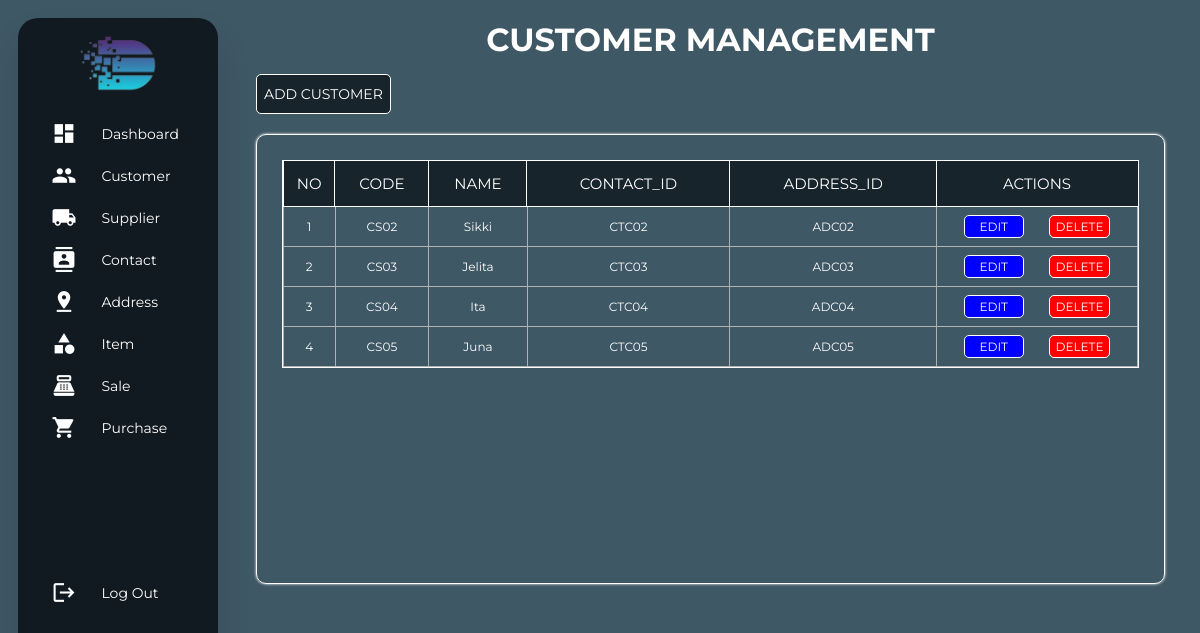
The page /view/viewCustomer.php (signed in) on the database its author committed.
### tables this page shows
CREATE TABLE customer(
    code VARCHAR(100) NOT NULL PRIMARY KEY ,
    name VARCHAR(100) NOT NULL ,
    contact_id VARCHAR(100) NOT NULL ,
    address_id VARCHAR(100) NOT NULL,
    FOREIGN KEY (contact_id) REFERENCES contact(id),
    FOREIGN KEY (address_id) REFERENCES address(id),
    UNIQUE (contact_id, address_id)
)ENGINE InnoDB;

### repository/getAllData.php (called while the page is built, shortened)
<?php
require_once "../model/customerModel.php";
function getAllCustomer(): array
{
    $connection = getConnection();
    $sql = "SELECT * FROM customer";
    $result = $connection ->query($sql);
    $array = [];
    while ($row = $result->fetch())
        $array[] = new Customer(
            code: $row["code"],
            name: $row["name"],
            contact_id: $row["contact_id"],
            address_id: $row["address_id"]
        );
    return $array;
}

### model/customerModel.php (called while the page is built, shortened)
<?php
class Customer
{
    private string $code;
    private string $name;
    private string $contact_id;
    private string $address_id;
    public function __construct(string $code, string $name, string $contact_id, string $address_id)
    {
        $this->code = $code;
        $this->name = $name;
        $this->contact_id = $contact_id;
        $this->address_id = $address_id;
    }
    public function getCode(): string
    {
        return $this->code;
    }
    public function getName(): string
    {
        return $this->name;
    }
    public function getContactId(): string
    {
        return $this->contact_id;
    }
    public function getAddressId(): string
    {
        return $this->address_id;
    }
}

### view/viewCustomer.php (the view, shortened to what this page needs)
<?php
require_once "../repository/getAllData.php";
$data = getAllCustomer();
?>
<!DOCTYPE html>
    <html lang="en">
    <head>
        <link rel="stylesheet" href="../assets/style/styleCustomer.css">
    </head>
    <body>
        <div class="container">
            <div class="navigation">
                <nav class="sidebar">
                    <ul>
                        <li class="logo_app">
                            <img class="text_logo" src="../assets/image/logo.png" alt="text_logo">
                        </li>
                        <li>
                            <a href="viewDashboard.php">
                                <span class="material-icons">dashboard</span>
                                <span class="nav-name">Dashboard</span>
                            </a>
                        </li>
                        <li>
                            <a href="viewCustomer.php">
                                <span class="material-icons">people</span>
                                <span class="nav-name">Customer</span>
                            </a>
                        </li>
                        <li>
                            <a href="viewSupplier.php">
                                <span class="material-icons">local_shipping</span>
                                <span class="nav-name">Supplier</span>
                            </a>
                        </li>
                        <li>
                            <a href="viewContact.php">
                                <span class="material-icons">contacts</span>
                                <span class="nav-name">Contact</span>
                            </a>
                        </li>
                        <li>
                            <a href="viewAddress.php">
                                <span class="material-icons">pin_drop</span>
                                <span class="nav-name">Address</span>
                            </a>
                        </li>
                        <li>
                            <a href="viewItem.php">
                                <span class="material-icons">category</span>
                                <span class="nav-name">Item</span>
                            </a>
                        </li>
                        <li>
                            <a href="viewSale.php">
                                <span class="material-icons">point_of_sale</span>
                                <span class="nav-name">Sale</span>
                            </a>
                        </li>
                        <li>
                            <a href="viewPurchase.php">
                                <span class="material-icons">shopping_cart</span>
                                <span class="nav-name">Purchase</span>
                            </a>
                        </li>
                        <li>
                            <a href="../repository/logOut.php" class="btn-logout">
                                <span class="material-icons">logout</span>
                                <span class="nav-name">Log Out</span>
                            </a>
                        </li>
                    </ul>
                </nav>
            </div>
            <div class="content-container">
                <div class="header">
                    <h1>CUSTOMER MANAGEMENT</h1>
                </div>
                <div class="controller">
                    <a href="#" class="button-add">ADD CUSTOMER</a>
                </div>
                <div class="outer-wrapper">
                    <div class="table-wrapper">
                        <table>
                            <tr>
                                <th>NO</th>
                                <th>CODE</th>
                                <th>NAME</th>
                                <th>CONTACT_ID</th>
                                <th>ADDRESS_ID</th>
                                <th class="change">ACTIONS</th>
                            </tr>
                            <?php
                            $counter = 1;
                            foreach ($data as $customer) { ?>
                                <tr>
                                    <td><?= $counter ?></td>
                                    <td><?= $customer->getCode() ?></td>
                                    <td><?= $customer->getName()?></td>
                                    <td><?= $customer->getContactId()?></td>
                                    <td><?= $customer->getAddressId()?></td>
                                    <td>
                                        <div class="button-control">
                                            <a href="#" class="button-edit" data-code="<?=$customer->getCode()?>" data-name="<?= $customer->getName()?>" data-contact_id="<?= $customer->getContactId()?>" data-address_id="<?= $customer->getAddressId()?>">EDIT</a>
                                            <a href="../repository/customer/deleteCustomer.php?code=<?= $customer->getCode() ?>" class="button-delete">DELETE</a>
                                        </div>
                                    </td>
                                </tr>
                                <?php $counter++;
                            } ?>
                        </table>
                    </div>
                </div>
            </div>
        </div>
    </body>
</html>

### assets/style/styleCustomer.css (style rules this page uses)
* { margin: 0; padding: 0; outline: none; border: none; text-decoration: none; box-sizing: border-box; font-family: 'Montserrat', Arial, sans-serif; }
html, body { height: 100%; background-color: #3F5865; margin: 0; }
.container { display: flex; height: 100%; }
.sidebar { height: 94.5%; width: 200px; overflow: hidden; box-shadow: 0 20px 35px rgba(0, 0, 0, 0.1); margin: 18px; border-radius: 20px; background-color: #111A20; }
.logo_app { display: flex; justify-content: center; }
.text_logo { padding-top: 15px; padding-bottom: 15px; width: 40%; height: 40%; }
a { color: white; font-size: 14px; display: flex; padding: 5px; margin: 7px 12px; align-items: center; }
.material-icons { font-size: 25px !important; margin-left: 10%; color: white; }
li .nav-name { margin-left: 15%; text-align: left; }
.content-container { flex: 1; margin: 10px 15px 10px 0; }
.header { color: white; text-align: center; margin-top: 10px; margin-bottom: 15px; }
.controller { display: flex; justify-content: space-between; align-items: center; margin-bottom: 20px; margin-right: 20px; margin-left: 20px; }
.button-add { padding: 10px 7px; margin: 0; color: white; border: 1px solid white; border-radius: 5px; text-decoration: none; background-color: #17242C; }
.outer-wrapper { margin: 10px 20px; border: 1px solid white; border-radius: 10px; box-shadow: 0 0 3px white; max-width: 100%; height: 450px; }
.table-wrapper { max-height: 400px; margin: 25px; overflow-y: auto; border: 1px solid white; }
table { width: 100%; border-collapse: collapse; }
table th { position: sticky; top: 0; background-color: #17242C; color: white; text-align: center; font-weight: normal; font-size: 15px; outline: 1px solid white; height: 45px; }
table td { text-align: center; font-size: 12px; border: 1px solid rgb(177, 177, 177); color: white; }
table th.change { width: 200px; }
.button-control { display: flex; justify-content: space-evenly; padding: 5px; width: 200px; }
.button-edit { padding: 3px 15px; margin: 3px; color: white; border: 1px solid white; border-radius: 5px; text-decoration: none; background-color: blue; font-size: 12px; }
.button-delete { padding: 3px 6px; margin: 3px; color: white; border: 1px solid white; border-radius: 5px; text-decoration: none; background-color: red; font-size: 12px; }
.btn-logout { margin-top: 130px; }

### rows shown on the page
customer: code "CS02", name "Sikki", contact "CTC02", address "ADC02"
customer: code "CS03", name "Jelita", contact "CTC03", address "ADC03"
customer: code "CS04", name "Ita", contact "CTC04", address "ADC04"
customer: code "CS05", name "Juna", contact "CTC05", address "ADC05"
